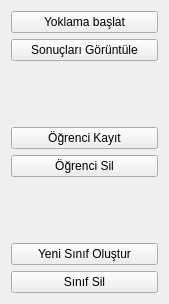
  <widget class="QWidget" name="verticalLayoutWidget">
   <property name="geometry">
    <rect>
     <x>210</x>
     <y>30</y>
     <width>162</width>
     <height>304</height>
    </rect>
   </property>
   <layout class="QVBoxLayout" name="verticalLayout_2">
    <item>
     <widget class="QPushButton" name="yoklamaBaslat_pb">
      <property name="text">
       <string>Yoklama başlat</string>
      </property>
     </widget>
    </item>
    <item>
     <widget class="QPushButton" name="sonucGor_pb">
      <property name="text">
       <string>Sonuçları Görüntüle</string>
      </property>
     </widget>
    </item>
    <item>
     <spacer name="verticalSpacer">
      <property name="orientation">
       <enum>Qt::Vertical</enum>
      </property>
      <property name="sizeHint" stdset="0">
       <size>
        <width>20</width>
        <height>40</height>
       </size>
      </property>
     </spacer>
    </item>
    <item>
     <widget class="QPushButton" name="ogrenciKayit_pb">
      <property name="text">
       <string>Öğrenci Kayıt</string>
      </property>
     </widget>
    </item>
    <item>
     <widget class="QPushButton" name="ogrenciSil_pb">
      <property name="text">
       <string>Öğrenci Sil</string>
      </property>
     </widget>
    </item>
    <item>
     <spacer name="verticalSpacer_2">
      <property name="orientation">
       <enum>Qt::Vertical</enum>
      </property>
      <property name="sizeHint" stdset="0">
       <size>
        <width>147</width>
        <height>35</height>
       </size>
      </property>
     </spacer>
    </item>
    <item>
     <widget class="QPushButton" name="yeniSinif_pb">
      <property name="text">
       <string>Yeni Sınıf Oluştur</string>
      </property>
     </widget>
    </item>
    <item>
     <widget class="QPushButton" name="sinifSil_pb">
      <property name="text">
       <string>Sınıf Sil</string>
      </property>
     </widget>
    </item>
   </layout>
  </widget>
